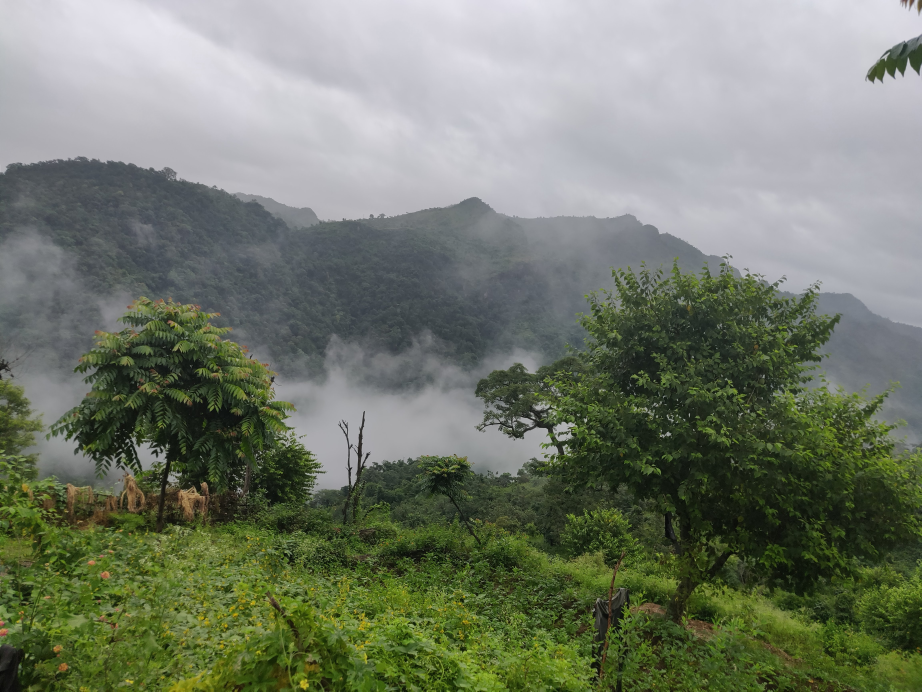
#> input picture sample_image.jpg, 4608 x 3456 px (shown at 1/5 size)
$ jupyter execute Color_Identification_In_Images.ipynb   (shell and % lines are left out)
#> lines starting #> are read from the running program, lines starting #| are printed output that depends on the picture
[cell 1]
from sklearn.cluster import KMeans
import matplotlib.pyplot as plt
import numpy as np
import urllib.request
import cv2
from collections import Counter
from skimage.color import rgb2lab, deltaE_cie76
import os
import pandas as pd

[cell 2]
index = ["color", "color_name", "hex", "R", "G", "B"]
csv = pd.read_csv('colors.csv', names=index, header=None)
#> (reads colors.csv from the repository)
#> in get_image, image is the input picture: shape (3456, 4608, 3); mean B, G, R 107.4, 123.1, 115.9

[cell 3]
def RGB2HEX(color):
    return "#{:02x}{:02x}{:02x}".format(int(color[0]), int(color[1]), int(color[2]))

[cell 4]
def get_color_name(R, G, B):
    minimum = 10000
    for i in range(len(csv)):
        d = abs(R - int(csv.loc[i, "R"])) + abs(G - int(csv.loc[i, "G"])) + abs(B - int(csv.loc[i, "B"]))
        if d <= minimum:
            minimum = d
            cname = csv.loc[i, "color_name"]
    return cname

[cell 5]
def get_colors(image, number_of_colors, show_chart):

#> called with number_of_colors = 10, show_chart = True
    modified_image = cv2.resize(image, (600, 400), interpolation = cv2.INTER_AREA)
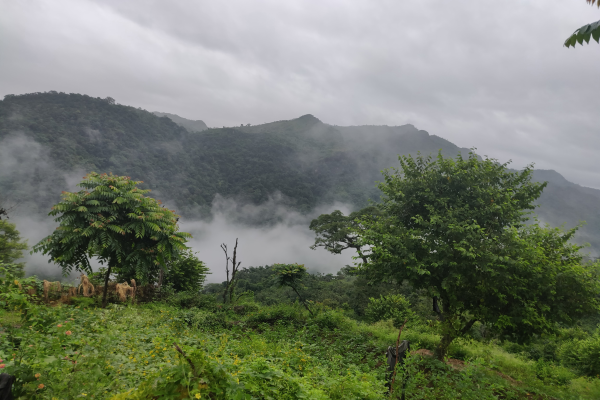
#> modified_image: shape (400, 600, 3); mean R, G, B 115.9, 123.1, 107.4
    modified_image = modified_image.reshape(modified_image.shape[0]*modified_image.shape[1], 3)

    clf = KMeans(n_clusters = number_of_colors)
    labels = clf.fit_predict(modified_image)

    # here we count how many elements are present in each cluster and each cluster is represented by a number
    counts = Counter(labels)
#> counts = 10 items
    # sort to ensure correct color percentage
    counts = dict(sorted(counts.items()))

    center_colors = clf.cluster_centers_
    # We get ordered colors by iterating through the keys
    ordered_colors = [center_colors[i] for i in counts.keys()]
#> ordered_colors = [[82.57, 89.53, 90.8], [199.3, 199.2, 206.4], [30.31, 38.76, 21.2], [114.9, 120, 119.1], [77.86, 95.59, 38.14], [108.9, 124.7, 55.49], [214.5, 214, 221.7], [181.1, 181.6, 188.6], [54.48, 67.27, 34.05], [151.6, 153.4, 155.3]]
    hex_colors = [RGB2HEX(ordered_colors[i]) for i in counts.keys()]
#> hex_colors = ['#52595a', '#c7c7ce', '#1e2615', '#727877', '#4d5f26', '#6c7c37', '#d6d5dd', '#b5b5bc', '#364322', '#97999b']
    rgb_colors = [ordered_colors[i] for i in counts.keys()]
#> rgb_colors has the same summary as ordered_colors
    color_names = list(map(lambda color: get_color_name(int(color[0]), int(color[1]), int(color[2])), rgb_colors))
#> color_names = ["Davy'S Grey", 'Lavender Gray', 'Dark Jungle Green', 'Xanadu', 'Army Green', 'Olive Drab (Web) (Olive Drab #3)', 'Languid Lavender', 'Ash Grey', 'Olive Drab #7', 'Manatee']

    if (show_chart):
      fig, (ax1, ax2) = plt.subplots(1, 2, figsize=(12, 6))
      ax1.pie(counts.values(), labels=color_names, colors=hex_colors, autopct='%1.1f%%')
      ax2.imshow(image)
      ax2.axis('off')
      plt.subplots_adjust(wspace=0.4)
      plt.show()
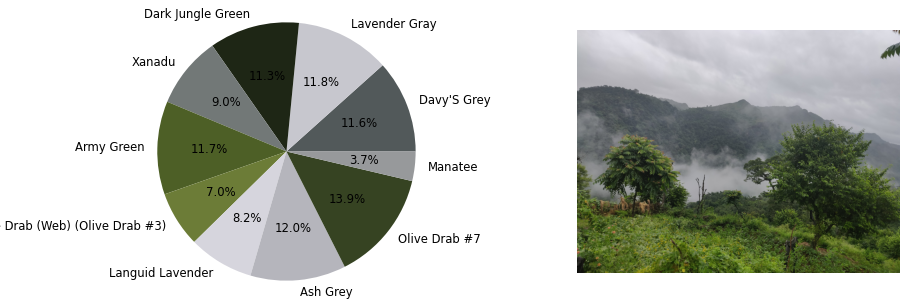
#> figure drawn by matplotlib, 2 panels

## color identification on an image from local folder

[cell 6]
def get_image(image_path):
    image = cv2.imread(image_path)
    image = cv2.cvtColor(image, cv2.COLOR_BGR2RGB)
    return image

[cell 7]
get_colors(get_image('sample_image.jpg'), 10, True)

## color identification on an image obtained from its url

[cell 8]
def get_image_fromUrl(image_url):
  image_data = urllib.request.urlopen(image_url).read()
  image_np = np.frombuffer(image_data, np.uint8)
  image = cv2.imdecode(image_np, cv2.IMREAD_COLOR)
  image = cv2.cvtColor(image, cv2.COLOR_BGR2RGB)
  return image

[cell 9]
image_url = 'https://www.seiu1000.org/sites/main/files/main-images/camera_lense_0.jpeg'

[cell 10]
get_colors(get_image_fromUrl(image_url), 10, True)
#> (the call stopped at in get_image_fromUrl, `image_data = urllib.request.urlopen(image_url).read()`: the network is not available in this run)
